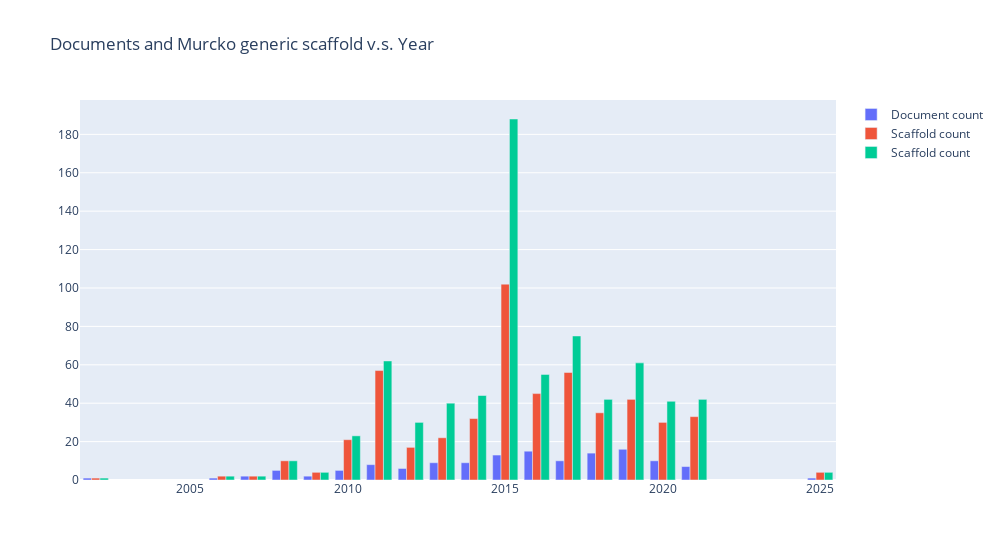

Notebook source saved alongside this figure:
### Code cell
import plotly.graph_objects as go
fig = go.Figure()
fig.add_trace(go.Bar(x=dfd.index, y=dfd['unique'], name='Document count'))
fig.add_trace(go.Bar(x=dfg.index, y=dfg['unique'], name='Scaffold count'))
fig.add_trace(go.Bar(x=dfm.index, y=dfm['unique'], name='Scaffold count'))

fig.update_layout(
    title='Documents and Murcko scaffold v.s. Year',
    # showlegend=False, # Legendのon/off
    width=1000,
    # height=700
    barmode='stack',
)
fig.show()

### Figure 1 — Plotly figure (JSON) as saved in the notebook; plotly's stock layout.template omitted (floating-point values rounded to 4 significant figures)
{"data": [{"name": "Document count", "type": "bar", "x": [2002, 2006, 2007, 2008, 2009, 2010, 2011, 2012, 2013, 2014, 2015, 2016, 2017, 2018, 2019, 2020, 2021, 2025], "y": [1, 1, 2, 5, 2, 5, 8, 6, 9, 9, 13, 15, 10, 14, 16, 10, 7, 1]}, {"name": "Scaffold count", "type": "bar", "x": [2002, 2006, 2007, 2008, 2009, 2010, 2011, 2012, 2013, 2014, 2015, 2016, 2017, 2018, 2019, 2020, 2021, 2025], "y": [1, 2, 2, 10, 4, 21, 57, 17, 22, 32, 102, 45, 56, 35, 42, 30, 33, 4]}, {"name": "Scaffold count", "type": "bar", "x": [2002, 2006, 2007, 2008, 2009, 2010, 2011, 2012, 2013, 2014, 2015, 2016, 2017, 2018, 2019, 2020, 2021, 2025], "y": [1, 2, 2, 10, 4, 23, 62, 30, 40, 44, 188, 55, 75, 42, 61, 41, 42, 4]}], "layout": {"barmode": "group", "title": {"text": "Documents and Murcko generic scaffold v.s. Year"}, "width": 1000}}
